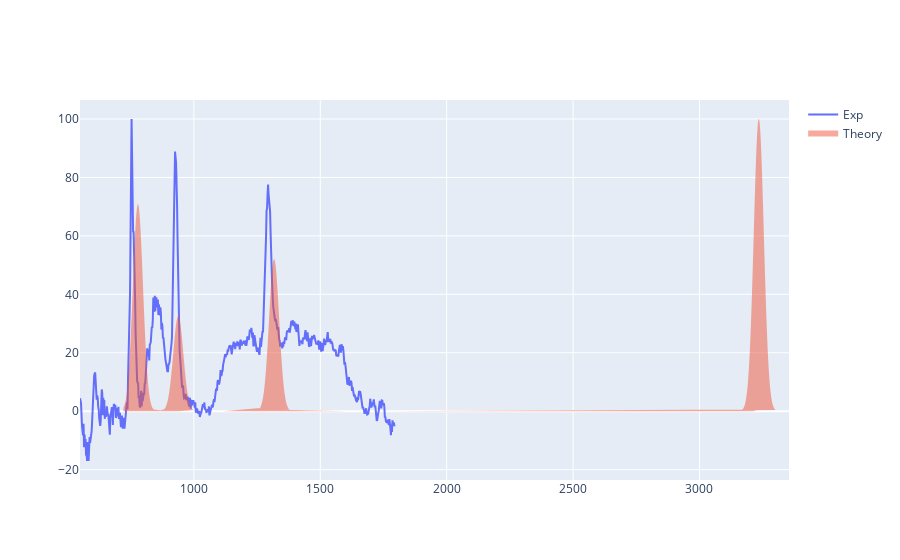

The cell this chart's notebook holds for it:
### Code cell
def gaussian(x, A=1, sig=0.1, center=1):
    return A*np.exp(-0.5*((x-center)/sig)**2)

theory_x, theory_y = [], []
for center, A in zip(freq, inten):
    
    sig = 20
    size = 1000

    x = np.random.normal(center, sig, size)
    x = np.sort(x, axis=0)

    y = gaussian(x, A, sig, center)
    
    theory_x = np.append(theory_x, x)
    theory_y = np.append(theory_y, y)
    
trace1 = {"x":freq_exp, "y": counts, "name":"Exp"}
trace2 = {"x":theory_x, "y":theory_y, "name":"Theory", "fill":"tozeroy", "mode":"none"}
iplot([trace1, trace2])

### Figure 1 — Plotly figure (JSON) as saved in the notebook; plotly's stock layout.template omitted (floating-point values rounded to 4 significant figures; data arrays with more than 128 entries replaced by an {"elided": "..."} marker saying what was removed)
{"data": [{"name": "Exp", "type": "scatter", "x": {"elided": "616 float values"}, "y": {"elided": "616 float values"}}, {"fill": "tozeroy", "mode": "none", "name": "Theory", "type": "scatter", "x": {"elided": "12000 float values"}, "y": {"elided": "12000 float values"}}], "layout": {"autosize": true, "xaxis": {"autorange": true, "range": [549.4, 3354.0], "type": "linear"}, "yaxis": {"autorange": true, "range": [-23.54, 106.5], "type": "linear"}}}
